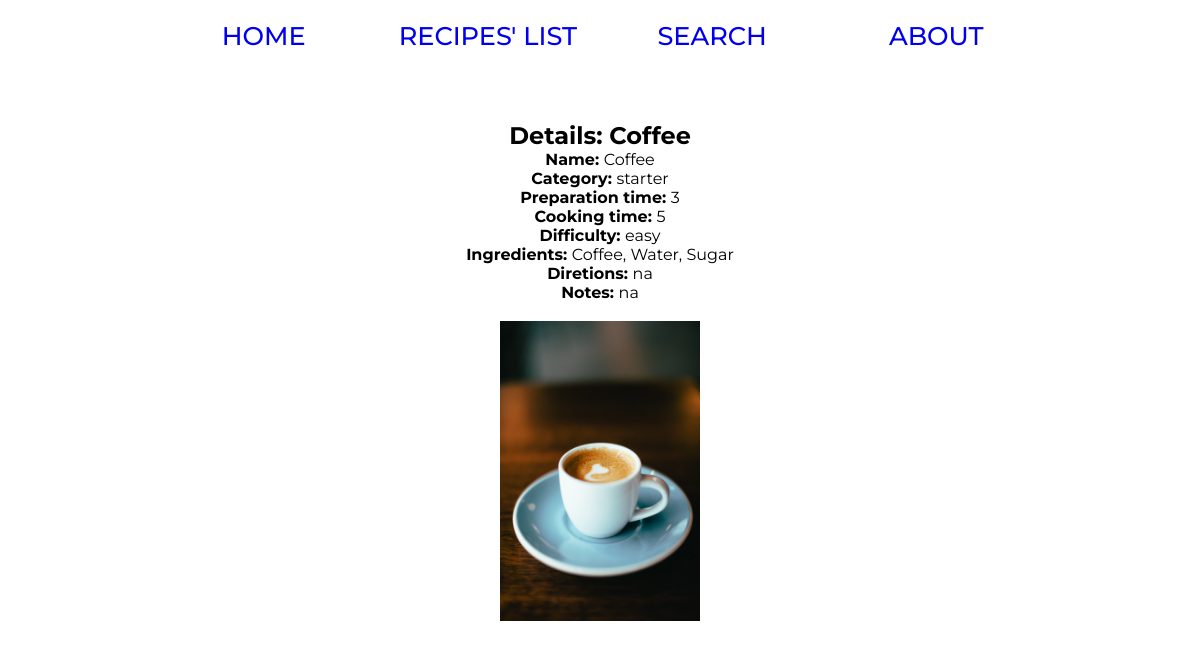
/recipes/list/3 (signed in), run on the app's committed database.
### recipes/models.py (models this page shows, shortened)
class Recipe(models.Model):
  name = models.CharField(max_length=120)
  category_choices = (
    ('starter',
    'Starter'),
    ('main',
    'Main'),
    ('dessert',
    'Dessert')
    )
  category = models.CharField(max_length=12, choices=category_choices, default='main')
  preparation_time = models.PositiveIntegerField(help_text= 'in minutes')
  cooking_time = models.PositiveIntegerField(help_text= 'in minutes')
  serving = models.PositiveIntegerField()
  difficulty_choices = (('easy','Easy'),('medium','Medium'),('intermediate','Intermediate'), ('hard','Hard'))
  difficulty = models.CharField(max_length=12, choices=difficulty_choices, default='intermediate')
  ingredients = models.CharField(max_length=240)
  directions = models.CharField(max_length=240)
  notes = models.CharField(max_length=240)
  pic = models.ImageField(upload_to='recipes', default='no_picture.jpg')

### recipes/views.py (the view)
# urls.py: path('list/<pk>', RecipeDetailView.as_view(), name='detail'),
class RecipeDetailView(LoginRequiredMixin, DetailView): #class-based “protected” view
  model = Recipe                                        #specify model
  template_name = 'recipes/detail.html'                 #specify template

### recipes/templates/recipes/detail.html (shortened to what this page needs)
{% load static %}
<head>
  <link rel="stylesheet" href="{% static 'style.css' %}" />
</head>
<nav class="navMenu">
  <a href="{%url 'welcome' %}">Home</a>
  <a href="{%url 'recipes-list:list' %}">Recipes' list</a>
  <a href="{%url 'recipes-list:records' %}">Search</a>
  <a href="{%url 'about' %}">About</a>
</nav>
<div class="main-content">
  <h2>Details: {{object.name}}</h2>
  <b>Name: </b> {{object.name}} <br />
  <b>Category: </b> {{object.category}} <br />
  <b>Preparation time: </b> {{object.preparation_time}} <br />
  <b>Cooking time: </b> {{object.cooking_time}} <br />
  <b>Difficulty: </b> {{object.difficulty}} <br />
  <b>Ingredients: </b> {{object.ingredients}} <br />
  <b>Diretions: </b> {{object.directions}} <br />
  <b>Notes: </b> {{object.notes}} <br />
  <br />
  <img src="{{object.pic.url}}" width="200" height="300" />
</div>

### static/style.css (style rules this page uses)
* { margin: 0; padding: 0; -webkit-box-sizing: border-box; box-sizing: border-box; }
.navMenu { text-align: center; margin-top: 20px; margin-bottom: 70px; }
.navMenu a { text-decoration: none; font-size: 1.6em; text-transform: uppercase; font-weight: 500; display: inline-block; width: 220px; -webkit-transition: all 0.2s ease-in-out; transition: all 0.2s ease-in-out; }
.main-content { margin: auto; width: 80%; text-align: center; }

### data on the page
Recipe: name "Coffee", category "starter", preparation_time "3", cooking_time "5", difficulty "easy", ingredients "Coffee, Water, Sugar", directions "na", notes "na", pic (picture)
